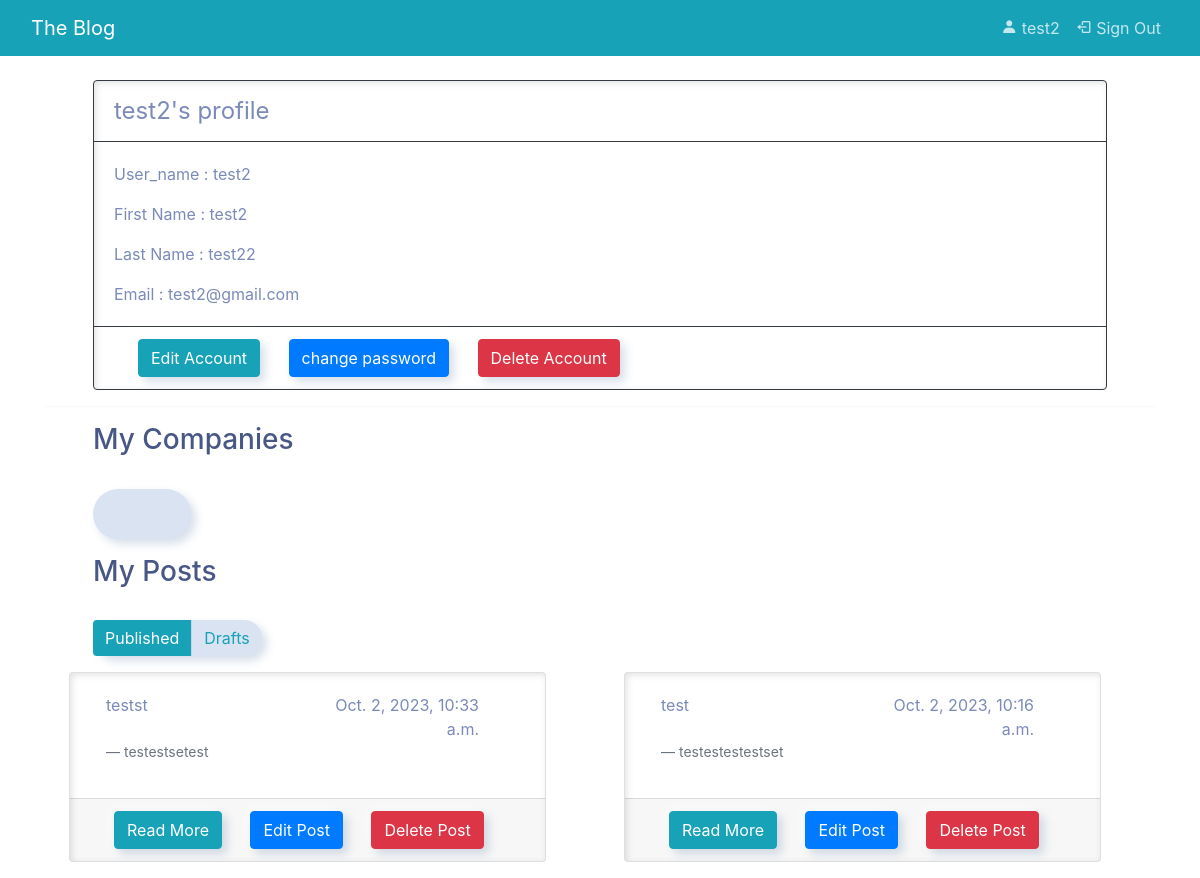
The app's page /profile/ (signed in) with its own data.
### blog/models.py (models this page shows, shortened)
class Post (models.Model):
    class Status(models.TextChoices):
        DRAFT = 'DF' , 'Draft'
        PUBLISHED = 'PB', 'Published'
    class Category(models.TextChoices):
        NEWS = 'News','News'
        TUTORIAL = 'Tutorial','Tutorial'
        BUSINESS = 'Business','Business'
    title = models.CharField(max_length=255)
    statue = models.CharField(max_length=2,choices=Status.choices)
    categories = models.CharField(max_length=10,choices=Category.choices)
    content = HTMLField()
    owner = models.ForeignKey(
        User,
        on_delete=models.CASCADE,
        related_name='posts_owner'
    )
    publish_date = models.DateTimeField(auto_now_add=True)

### blog/views.py (the view)
# urls.py: path('profile/', views.profileView.as_view(), name='profile'),
class profileView (View):
    def get(self, request):
        posts = Post.objects.filter(owner=request.user.id).order_by('-publish_date')
        status_param = request.GET.get('status', None)
        current_state = "published"  # Default to "published" if no status parameter is provided
        if status_param == 'draft':
            posts = posts.filter(statue=Post.Status.DRAFT)
            current_state = "draft"
        else:
            status_param == 'published'
            posts = posts.filter(statue=Post.Status.PUBLISHED)
            current_state = "published"
        return render(request, 'users/profile.html', {'user': request.user, 'posts': posts, 'current_state': current_state})

### blog/templatetags/new_filters.py (called while the page is built)
@register.filter(name='is_admin')
def is_admin(user) :
    return user.groups.filter(name='Admin-Group').exists()

### blog/templates/users/profile.html (shortened to what this page needs)
{% extends "blog/base.html" %}
{% block content  %}
<div class="container">
    <div class="card border-dark mb-3 mx-5 mt-4 ">
    <div class="card-header bg-transparent border-dark fs-4" >{{user.username}}'s profile</div>
        <div class="card-body ">
            {% if user.username%}
                <p class="card-text">User_name : {{user.username}} </p>
            {% else%}
                <div class="alert alert-warning" role="alert">
                    <b>username</b> is not provided by user.
                </div>
            {% endif %}
            {% if user.first_name%}
                <p class="card-text">First Name : {{user.first_name}} </p>
            {% else%}
                <div class="alert alert-warning" role="alert">
                    <b>First name</b> is not provided by user.
                </div>
            {% endif %}
            {% if user.last_name%}
                <p class="card-text">Last Name : {{user.last_name}} </p>
            {% else%}
                <div class="alert alert-warning" role="alert">
                    <b>Last Name</b> is not provided by user.
                </div>
            {% endif %}
            {% if user.email%}
                <p class="card-text">Email : {{user.email}} </p>
            {% else%}
                <div class="alert alert-warning" role="alert">
                    <b>Email</b> is not provided by user.
                </div>
            {% endif %}
        </div>
        <div class="card-footer bg-transparent border-dark">
            <a class="btn btn-md btn-info ml-4" href="{% url 'edit_profile'%}">Edit Account</a>
            <a class="btn btn-md btn-primary ml-4" href="{% url 'changepassword' %}">change password</a>
            <a class="btn btn-md btn-danger ml-4" href="{% url 'deleteAccount' user=user.username %}">Delete Account</a>
        </div>
    </div>
    <hr>
    <h3 class="mx-5">My Companies</h3>
    <div class="btn-group btn-group-toggle mb-3 mx-5 mt-4" data-toggle="buttons">
        <div class="card mx-5 mb-5">
        </div>
    </div>
    <h3 class="mx-5">My Posts</h3>
    <div class="btn-group btn-group-toggle mb-3 mx-5 mt-4" data-toggle="buttons">
        <a class="btn btn-outline-info {% if current_state == 'published' %}active{% endif %}" href="?status=published">
            Published
        </a>
        <a class="btn btn-outline-info {% if current_state == 'draft' %}active{% endif %}" href="?status=draft">
            Drafts
        </a>
    </div>
    <div class="row">
        {% for post_data in posts %}
        <div class="col-md-6 {% if post_data.statue == 'published' %}published{% endif %}">
            <div class="card mx-4 mb-3">
            <div class="card-body mx-3">
                <div class="row">
                <div class="col-md-6">
                    <p>{{ post_data.title }}</p>
                </div>
                <div class="col-md-6">
                    <p class="text-end">{{ post_data.publish_date }}</p>
                </div>
                </div>
                <footer class="blockquote-footer">{{ post_data.content | truncatechars_html:20 }}</footer>
            </div>
            <div class="card-footer">
                <a class="btn btn-md btn-info ml-4" href="{% url 'detail_post' post_data.id %}">Read More</a>
                <a class="btn btn-md btn-primary ml-4" href="{% url 'edit_post' post_data.id %}">Edit Post</a>
                <a class="btn btn-md btn-danger ml-4" href="{% url 'delete_post' post_data.id %}">Delete Post</a>
            </div>
            </div>
        </div>
        {% endfor %}
        </div>
    </div>
{% endblock content %}

### blog/templates/blog/nav.html (shortened to what this page needs)
{% load new_filters %}
<nav class="navbar navbar-expand-lg  bg-info" data-bs-theme="dark">
    <div class="container-fluid">
        <a class="navbar-brand" href="{% url 'index' %}">The Blog</a>
        <div class="collapse navbar-collapse" id="navbarNav">
        <ul class="navbar-nav">
            {% if request.user.is_authenticated %}
                <li class="nav-item">
                    {% if user.is_authenticated %}
                    <a class="nav-link" aria-current="page" href="{% url 'profile'  %}"><i class='bx bxs-user'></i> {{user.username}}</a>
                    {% endif %}
                </li>
                <li class="nav-item">
                    <a class="nav-link" href="{% url 'logout' %}"><i class='bx bx-log-out'></i> Sign Out</a>
                </li>
            {% endif %}
        </ul>
        </div>
    </div>
  </nav>

### blog/templates/blog/base.html (style rules this page uses)
* { max-width: 100%; }

### records on screen
Post: title "testst", publish_date "Oct. 2, 2023, 10:33 a.m.", content "testestsetest"
Post: title "test", publish_date "Oct. 2, 2023, 10:16 a.m.", content "testestestestset"

### other values on screen
{{ user.username }} "test2"
{{ user.first_name }} "test2"
{{ user.last_name }} "test22"
{{ user.email }} "test2@gmail.com"
